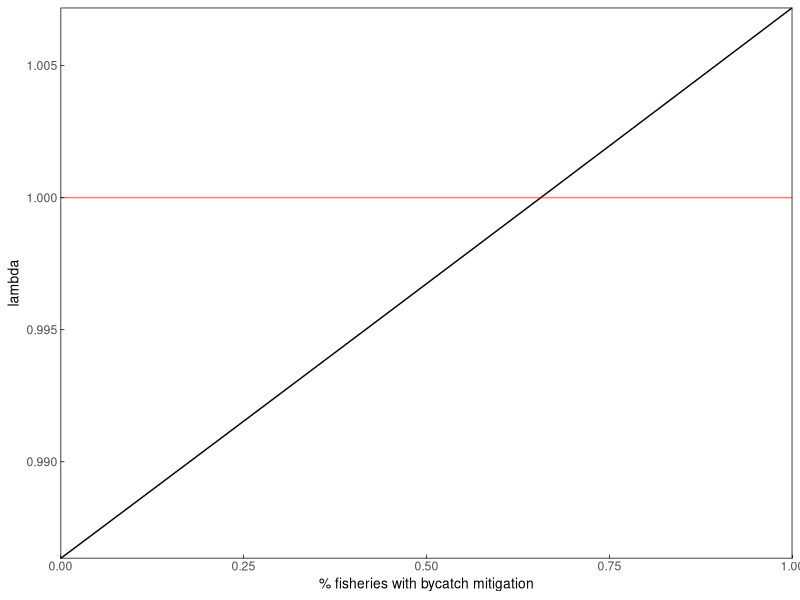
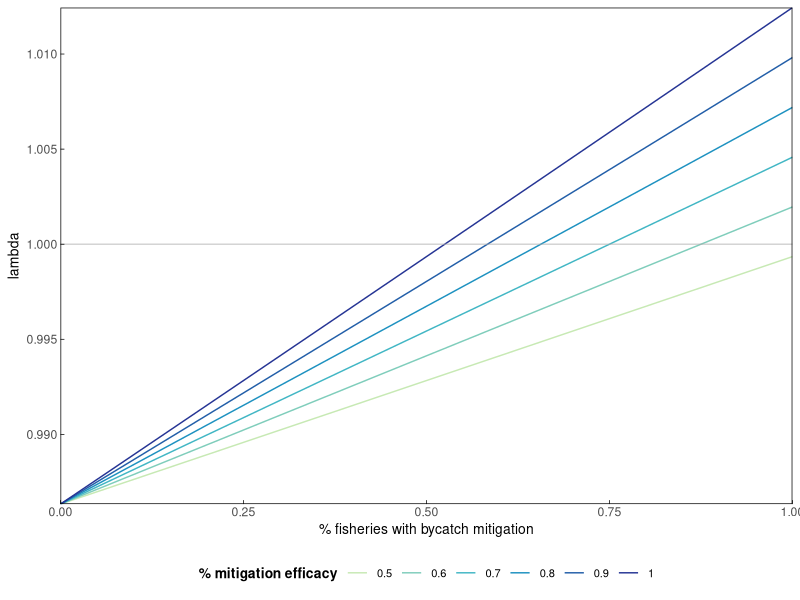
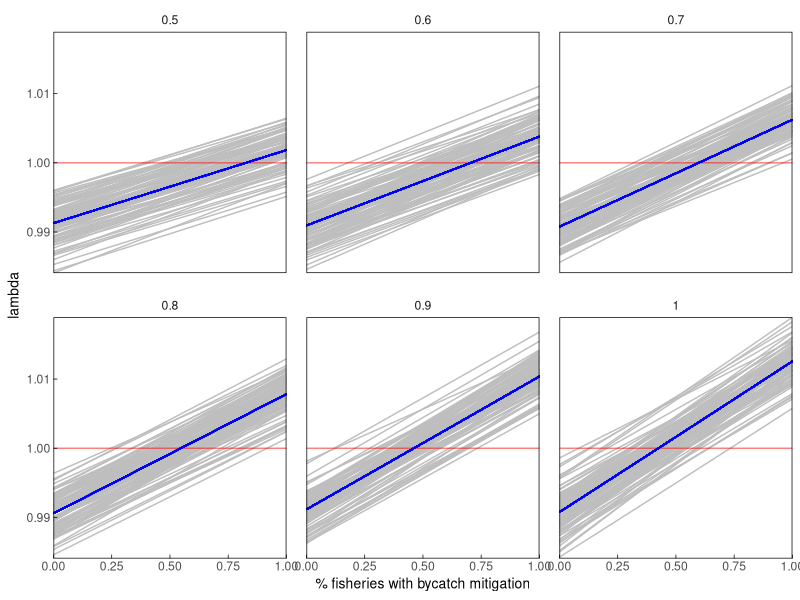
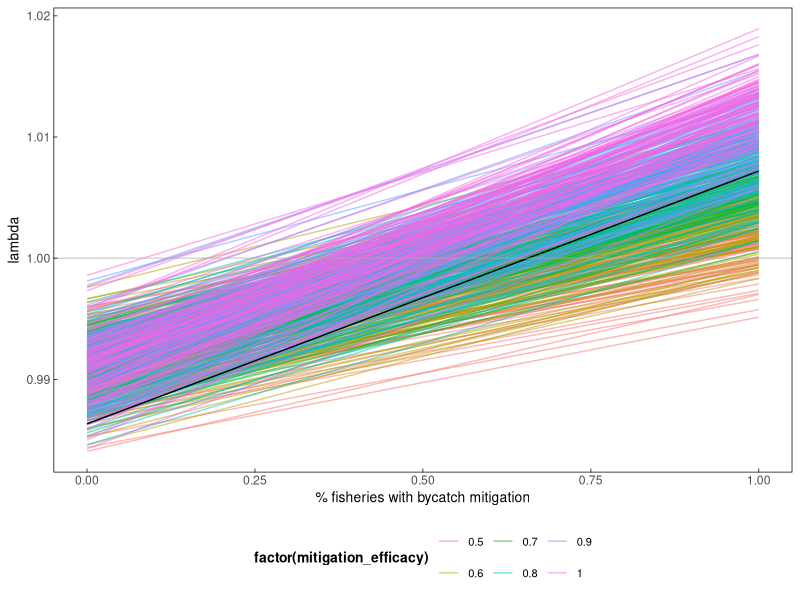

The R script that drew these images, in order:
## ---- chunk 1
library(here)
library(tidyverse)
library(RColorBrewer)

#set up various plotting themes
themeo <-theme_classic()+
  theme(strip.background = element_blank(),
        panel.grid.major = element_line(colour = "transparent"), 
        panel.grid.minor = element_line(colour = "transparent"),
        axis.line = element_blank(),
        axis.title = element_text(color = "black", size = 10),
          axis.ticks.length=unit(-0.1, "cm"),
        axis.ticks = element_line(color = "black", size = .25),
        axis.ticks.x = element_line(color = "black"),
        axis.ticks.y = element_line(color = "black"),
        panel.border = element_rect(colour = "black", fill=NA, size=.5),
        panel.spacing = unit(1, "lines"),
        legend.position = "bottom",
        legend.title = element_text(colour = "black", size = 10, face = "bold"),
        legend.text = element_text(color = "black", size =8)) #default legend position
## ---- chunk 2
#survival rates - drawn from Weimerskirch 1998
s_c <- 0.64 #chick+ fledgling survival year 0-1
s_cc <- 0.7244736 #conditional chick survival (disregarding parental survival)
s_j <- 0.85 #juvenile survival year 1-3
s_i <- 0.92 #immature survival year 3-7
s_s <- 0.94 #subadult survival year 7-10
s_a <- 0.94 #adult survival year 10+
#males show senescence but femailes don't, so not including it here, though perhaps I should since it impacts breeding success?

#fecundity building blocks
#breeding success - drawn from Weimerskirch 1998 &Rackete 2021
bs_a <- 0.76 #adult breeding success

#breeding probability (biennial breeders) - adult rate drawn from Rackete 2021, subadult downscaled slightly from that
bp_a <- 0.45 #adult breeding probablity (biennial breeding, most breeding by age 10)

c <- 0.5# # of female chicks per year

#fecundity 
f_a <- bs_a*bp_a*c
  
#add widowing
#assume 25% prob year1 -> 100% prob year 4?
#Sun et al 2022 - takes 4 years to reach next breeding attempt, breeding prob with new mate after widowhood = ~0.25 (fig5)
w <- 0.25
w4 <- 1
## ---- chunk 3
#set up age-based matrix based on vital rates

#Age classes (years)  0-1        1-2    2-3    3-4    4-5    5-6    6-7    7-8   8-9     9-10     10+         nw,        w1,             w2,              w3,             w4 
m <- matrix(data = c(0,          0,    0,      0,     0,     0,     0,     0,      0,      0,       s_a*f_a,    s_a*f_a,    s_a*f_a*w,    s_a*f_a*w,     s_a*f_a*w,     s_a*f_a*w4,      #0-1
                    s_cc*(s_a^2),0,    0,      0,     0,     0,     0,     0,      0,      0,       0,          0,          0,             0,              0,              0,              #1-2
                    0,           s_j,  0,      0,     0,     0,     0,     0,      0,      0,       0,          0,          0,             0,              0,              0,              #2-3
                    0,           0,    s_j,    0,     0,     0,     0,     0,      0,      0,       0,          0,          0,             0,              0,              0,              #3-4
                    0,           0,    0,      s_i,   0,     0,     0,     0,      0,      0,       0,          0,          0,             0,              0,              0,              #4-5
                    0,           0,    0,      0,     s_i,   0,     0,     0,      0,      0,       0,          0,          0,             0,              0,              0,              #5-6
                    0,           0,    0,      0,     0,     s_i,   0,     0,      0,      0,       0,          0,          0,             0,              0,              0,              #6-7
                    0,           0,    0,      0,     0,     0,     s_i,   0,      0,      0,       0,          0,          0,             0,              0,              0,              #7-8
                    0,           0,    0,      0,     0,     0,     0,     s_s,    0,      0,       0,          0,          0,             0,              0,              0,              #8-9
                    0,           0,    0,      0,     0,     0,     0,     0,      s_s,    0,       0,          0,          0,             0,              0,              0,              #9-10
                    0,           0,    0,      0,     0,     0,     0,     0,      0,      s_s,     0,          0,          0,             0,              0,              0,              #10
                    0,           0,    0,      0,     0,     0,     0,     0,      0,      0,       s_a*s_a,    s_a*s_a,    s_a*s_a*w,     s_a*s_a*w,      s_a*s_a*w,      s_a*s_a*w4,     #nw
                    0,           0,    0,      0,     0,     0,     0,     0,      0,      0,       s_a*(1-s_a),s_a*(1-s_a),s_a*(1-s_a)*w, s_a*(1-s_a)*w,  s_a*(1-s_a)*w,  s_a*(1-s_a)*w4, #w1
                    0,           0,    0,      0,     0,     0,     0,     0,      0,      0,       0,          0,          s_a*(1-w),     0,              0,              0,              #w2 
                    0,           0,    0,      0,     0,     0,     0,     0,      0,      0,       0,          0,          0,             s_a*(1-w),      0,              0,              #w3 
                    0,           0,    0,      0,     0,     0,     0,     0,      0,      0,       0,          0,          0,             0,              s_a*(1-w),      0),             #w4 
                   nrow = 16, byrow = TRUE) 
m
## ---- chunk 4
# #set up age-based matrix based on vital rates
# 
# #Age classes (years)  0-1        1-2    2-3    3-4    4-5    5-6    6-7    7-8   8-9     9-10     nw,        w1,             w2,              w3,             w4 
# m <- matrix(data = c(0,          0,    0,      0,     0,     0,     0,     0,      0,      0,     s_a*f_a,    s_a*f_a*w,    s_a*f_a*w,     s_a*f_a*w,     s_a*f_a*w4,        #0-1
#                     s_cc*(s_a^2),0,    0,      0,     0,     0,     0,     0,      0,      0,     0,          0,             0,              0,              0,              #1-2
#                     0,           s_j,  0,      0,     0,     0,     0,     0,      0,      0,     0,          0,             0,              0,              0,              #2-3
#                     0,           0,    s_j,    0,     0,     0,     0,     0,      0,      0,     0,          0,             0,              0,              0,              #3-4
#                     0,           0,    0,      s_i,   0,     0,     0,     0,      0,      0,     0,          0,             0,              0,              0,              #4-5
#                     0,           0,    0,      0,     s_i,   0,     0,     0,      0,      0,     0,          0,             0,              0,              0,              #5-6
#                     0,           0,    0,      0,     0,     s_i,   0,     0,      0,      0,     0,          0,             0,              0,              0,              #6-7
#                     0,           0,    0,      0,     0,     0,     s_i,   0,      0,      0,     0,          0,             0,              0,              0,              #7-8
#                     0,           0,    0,      0,     0,     0,     0,     s_s,    0,      0,     0,          0,             0,              0,              0,              #8-9
#                     0,           0,    0,      0,     0,     0,     0,     0,      s_s,    0,     0,          0,             0,              0,              0,              #9-10
#                     0,           0,    0,      0,     0,     0,     0,     0,      0,      s_s,   s_a*s_a,    s_a*s_a*w,     s_a*s_a*w,      s_a*s_a*w,      s_a*s_a*w4,     #nw
#                     0,           0,    0,      0,     0,     0,     0,     0,      0,      0,     s_a*(1-s_a),s_a*(1-s_a)*w, s_a*(1-s_a)*w,  s_a*(1-s_a)*w,  s_a*(1-s_a)*w4, #w1
#                     0,           0,    0,      0,     0,     0,     0,     0,      0,      0,     0,          s_a*(1-w),     0,              0,              0,              #w2 
#                     0,           0,    0,      0,     0,     0,     0,     0,      0,      0,     0,          0,             s_a*(1-w),      0,              0,              #w3 
#                     0,           0,    0,      0,     0,     0,     0,     0,      0,      0,     0,          0,             0,              s_a*(1-w),      0),             #w4 
#                    nrow = 15, byrow = TRUE) 
# m
## ---- chunk 5
#deterministic growth rate (lambda)
#extract eigenvalues and lambda from the matrix 
m_eig <- eigen(m)
lambda <- as.numeric(m_eig$values[1])
lambda # this matches the ideal population growth rate in the table

#Stable state distribution
#extract and scale the right eigenvector 
SSD <- round(as.numeric(m_eig$vectors[,1]/sum(m_eig$vectors[,1])),3)
SSD

#extract reproductive values
RV <- as.numeric(eigen(t(m))$vectors[,1]/eigen(t(m))$vectors[1,1])
RV
## ---- chunk 6
#bycatch mortality rates
# ~25 - 35% of mortality has been attributed to bycatch (Cleeland et al 2021), 
# so I calculated the baseline mortality and divided by 4 (testing 33% now - /3)
m_j <- (1-s_j)/3 
m_i <- (1-s_i)/3
m_s <- (1-s_s)/3
m_a <- (1-s_a)/3

mitigation_eff <- 0.8
## ---- chunk 7
bycatch_reductions <- data.frame(reduction = seq(0, 1, by =0.01),
                        lambda = NA)

for(i in 1:nrow(bycatch_reductions)){
  
  n_s_j <- 1-((m_j*(1-(mitigation_eff*bycatch_reductions$reduction[i])))+(m_j*2))
  n_s_i <- 1-((m_i*(1-(mitigation_eff*bycatch_reductions$reduction[i])))+(m_i*2))
  n_s_s <- 1-((m_s*(1-(mitigation_eff*bycatch_reductions$reduction[i])))+(m_s*2))
  n_s_a <- 1-((m_a*(1-(mitigation_eff*bycatch_reductions$reduction[i])))+(m_s*2))
  
  #Age classes (years)  0-1           1-2    2-3     3-4    4-5    5-6    6-7    7-8    8-9    9-10   10+              nw,              w1,                w2,                 w3,                 w4 
  n_m <- matrix(data = c(0,           0,     0,      0,     0,     0,     0,     0,     0,     0,     n_s_a*f_a,       n_s_a*f_a,       n_s_a*f_a*w,      n_s_a*f_a*w,       n_s_a*f_a*w,       n_s_a*f_a*1,        #0-1
                       s_cc*(n_s_a^2),0,     0,      0,     0,     0,     0,     0,     0,     0,     0,               0,               0,                 0,                  0,                  0,                  #1-2
                       0,             n_s_j, 0,      0,     0,     0,     0,     0,     0,     0,     0,               0,               0,                 0,                  0,                  0,                  #2-3
                       0,             0,     n_s_j,  0,     0,     0,     0,     0,     0,     0,     0,               0,               0,                 0,                  0,                  0,                  #3-4
                       0,             0,     0,      n_s_i, 0,     0,     0,     0,     0,     0,     0,               0,               0,                 0,                  0,                  0,                  #4-5
                       0,             0,     0,      0,     n_s_i, 0,     0,     0,     0,     0,     0,               0,               0,                 0,                  0,                  0,                  #5-6
                       0,             0,     0,      0,     0,     n_s_i, 0,     0,     0,     0,     0,               0,               0,                 0,                  0,                  0,                  #6-7
                       0,             0,     0,      0,     0,     0,     n_s_i, 0,     0,     0,     0,               0,               0,                 0,                  0,                  0,                  #7-8
                       0,             0,     0,      0,     0,     0,     0,     n_s_s, 0,     0,     0,               0,               0,                 0,                  0,                  0,                  #8-9
                       0,             0,     0,      0,     0,     0,     0,     0,     n_s_s, 0,     0,               0,               0,                 0,                  0,                  0,                  #9-10
                       0,             0,     0,      0,     0,     0,     0,     0,     0,     n_s_s, 0,               0,               0,                 0,                  0,                  0,                  #10
                       0,             0,     0,      0,     0,     0,     0,     0,     0,     0,     n_s_a*n_s_a,     n_s_a*n_s_a,     n_s_a*n_s_a*w,     n_s_a*n_s_a*w,      n_s_a*n_s_a*w,      n_s_a*n_s_a*w4,     #nw
                       0,             0,     0,      0,     0,     0,     0,     0,     0,     0,     n_s_a*(1-n_s_a), n_s_a*(1-n_s_a), n_s_a*(1-n_s_a)*w, n_s_a*(1-n_s_a)*w,  n_s_a*(1-n_s_a)*w,  n_s_a*(1-n_s_a)*w4, #w1
                       0,             0,     0,      0,     0,     0,     0,     0,     0,     0,     0,               0,               n_s_a*(1-w),       0,                  0,                  0,                  #w2 
                       0,             0,     0,      0,     0,     0,     0,     0,     0,     0,     0,               0,               0,                 n_s_a*(1-w),        0,                  0,                  #w3 
                       0,             0,     0,      0,     0,     0,     0,     0,     0,     0,     0,               0,               0,                 0,                  n_s_a*(1-w),        0),                 #w4 
                      nrow = 16, byrow = TRUE) 
  
  #extract eigenvalues and lambda from the matrix 
  n_m_eig <- eigen(n_m)
  lambda_n <- as.numeric(n_m_eig$values[1])
  bycatch_reductions$lambda[i] <- lambda_n # this matches the ideal population growth rate in the table

}
## ---- chunk 8
ggplot(bycatch_reductions)+
  geom_line(aes(x=reduction, y=as.numeric(lambda)))+
   geom_hline(aes(yintercept = 1), color = "red", alpha =0.5)+ 
  # geom_vline(aes(xintercept = 0.66), color = "red", alpha =0.5)+
  #  geom_vline(aes(xintercept = 0.33), color = "red", alpha =0.5)+
 labs(x="% fisheries with bycatch mitigation", y="lambda")+
  themeo+
  coord_cartesian(expand=FALSE)
## ---- chunk 9
bycatch_reductions2 <- seq(0, 1, by =0.01)
# mitigation_eff_range <- seq(0.45,0.95, by  = 0.01)
mitigation_eff_range <- seq(0.5,1, by  = 0.1)
output <- matrix(nrow = length(bycatch_reductions2), ncol = length(mitigation_eff_range)) %>% as.data.frame() 

for(k in 1:length(mitigation_eff_range)){
  mit_eff <- mitigation_eff_range[k]
  
  for(i in 1:length(bycatch_reductions2)){
  
  n_s_j <- 1-((m_j*(1-(mit_eff*bycatch_reductions2[i])))+(m_j*2))
  n_s_i <- 1-((m_i*(1-(mit_eff*bycatch_reductions2[i])))+(m_i*2))
  n_s_s <- 1-((m_s*(1-(mit_eff*bycatch_reductions2[i])))+(m_s*2))
  n_s_a <- 1-((m_a*(1-(mit_eff*bycatch_reductions2[i])))+(m_s*2))
  
  #Age classes (years)  0-1           1-2    2-3     3-4    4-5    5-6    6-7    7-8    8-9    9-10   10+              nw,              w1,                w2,                 w3,                 w4 
  n_m <- matrix(data = c(0,           0,     0,      0,     0,     0,     0,     0,     0,     0,     n_s_a*f_a,       n_s_a*f_a,       n_s_a*f_a*w,      n_s_a*f_a*w,       n_s_a*f_a*w,       n_s_a*f_a*w4,        #0-1
                       s_cc*(n_s_a^2),0,     0,      0,     0,     0,     0,     0,     0,     0,     0,               0,               0,                 0,                  0,                  0,               #1-2
                       0,             n_s_j, 0,      0,     0,     0,     0,     0,     0,     0,     0,               0,               0,                 0,                  0,                  0,                  #2-3
                       0,             0,     n_s_j,  0,     0,     0,     0,     0,     0,     0,     0,               0,               0,                 0,                  0,                  0,                  #3-4
                       0,             0,     0,      n_s_i, 0,     0,     0,     0,     0,     0,     0,               0,               0,                 0,                  0,                  0,                  #4-5
                       0,             0,     0,      0,     n_s_i, 0,     0,     0,     0,     0,     0,               0,               0,                 0,                  0,                  0,                  #5-6
                       0,             0,     0,      0,     0,     n_s_i, 0,     0,     0,     0,     0,               0,               0,                 0,                  0,                  0,                  #6-7
                       0,             0,     0,      0,     0,     0,     n_s_i, 0,     0,     0,     0,               0,               0,                 0,                  0,                  0,                  #7-8
                       0,             0,     0,      0,     0,     0,     0,     n_s_s, 0,     0,     0,               0,               0,                 0,                  0,                  0,                  #8-9
                       0,             0,     0,      0,     0,     0,     0,     0,     n_s_s, 0,     0,               0,               0,                 0,                  0,                  0,                  #9-10
                       0,             0,     0,      0,     0,     0,     0,     0,     0,     n_s_s, 0,               0,               0,                 0,                  0,                  0,                  #10
                       0,             0,     0,      0,     0,     0,     0,     0,     0,     0,     n_s_a*n_s_a,     n_s_a*n_s_a,     n_s_a*n_s_a*w,     n_s_a*n_s_a*w,      n_s_a*n_s_a*w,      n_s_a*n_s_a*w4,     #nw
                       0,             0,     0,      0,     0,     0,     0,     0,     0,     0,     n_s_a*(1-n_s_a), n_s_a*(1-n_s_a), n_s_a*(1-n_s_a)*w, n_s_a*(1-n_s_a)*w,  n_s_a*(1-n_s_a)*w,  n_s_a*(1-n_s_a)*w4, #w1
                       0,             0,     0,      0,     0,     0,     0,     0,     0,     0,     0,               0,               n_s_a*(1-w),       0,                  0,                  0,                  #w2 
                       0,             0,     0,      0,     0,     0,     0,     0,     0,     0,     0,               0,               0,                 n_s_a*(1-w),        0,                  0,                  #w3 
                       0,             0,     0,      0,     0,     0,     0,     0,     0,     0,     0,               0,               0,                 0,                  n_s_a*(1-w),        0),                 #w4 
                      nrow = 16, byrow = TRUE) 
  
  #extract eigenvalues and lambda from the matrix 
  n_m_eig <- eigen(n_m)
  lambda_n <- as.numeric(n_m_eig$values[1])
  output[i,k] <- lambda_n # this matches the ideal population growth rate in the table

}
}

## ---- chunk 10

# oldnames = c("V1","V2","V3","V4" ,"V5" , "V6" , "V7"  ,"V8" , "V9" , "V10", "V11" ,"V12", "V13" ,"V14" ,"V15" ,"V16" ,"V17" ,"V18" ,"V19" ,"V20" ,"V21" ,"V22" ,"V23", "V24" ,"V25", "V26" ,"V27" ,"V28" ,"V29", "V30" ,"V31" ,"V32", "V33", "V34", "V35" ,"V36", "V37", "V38", "V39" ,"V40" ,"V41" ,"V42" ,"V43", "V44" ,"V45" ,"V46" ,"V47" ,"V48", "V49", "V50" ,"V51")
# newnames = c("0.45", "0.46", "0.47", "0.48", "0.49", "0.50", "0.51" ,"0.52" ,"0.53" ,"0.54" ,"0.55", "0.56" ,"0.57" ,"0.58" ,"0.59" ,"0.60" ,"0.61", "0.62", "0.63" ,"0.64" ,"0.65" ,"0.66" ,"0.67" ,"0.68" ,"0.69" ,"0.70", "0.71" ,"0.72", "0.73", "0.74", "0.75" ,"0.76" ,"0.77" ,"0.78" ,"0.79", "0.80" ,"0.81" ,"0.82" ,"0.83" ,"0.84", "0.85", "0.86", "0.87", "0.88" ,"0.89", "0.90", "0.91" ,"0.92", "0.93", "0.94" ,"0.95")

oldnames = c("V1","V2","V3","V4" ,"V5", "V6")
newnames = c("0.5", "0.6", "0.7", "0.8", "0.9", "1")

output<- output %>% 
  rename_with(~ newnames[which(oldnames == .x)], .cols = oldnames)

output$bycatch_reductions <- bycatch_reductions2

output_l <- output %>% 
  pivot_longer(cols = !bycatch_reductions,names_to = "mit_eff", values_to = "lambda")

output_l$mit_eff <- as.numeric(output_l$mit_eff)
## ---- chunk 11
ggplot(output_l)+
  geom_line(aes(x=bycatch_reductions, y=lambda, group = factor(mit_eff), color = factor(mit_eff)))+
   geom_hline(aes(yintercept = 1), color = "darkgrey", alpha =0.5)+ 
  # geom_vline(aes(xintercept = 0.66), color = "red", alpha =0.5)+
  #  geom_vline(aes(xintercept = 0.33), color = "red", alpha =0.5)+
  labs(x="% fisheries with bycatch mitigation", y="lambda", color = "% mitigation efficacy")+
  themeo+
  guides(colour = guide_legend(nrow = 1))+
  coord_cartesian(expand=FALSE)+
  scale_color_manual(values=c("#c7e9b4", "#7fcdbb", "#41b6c4", "#1d91c0", "#225ea8", "#253494"))
## ---- chunk 12
#set mean, CI for each vital rate, use these to pull VR rates within beta distribution
#s_c2
s_c2mean <-0.64
s_c2upper_CI <- 0.65
s_c2lower_CI <- 0.63
  
s_c2SE <- (s_c2upper_CI - s_c2lower_CI) / 3.92

s_c2var <- s_c2SE^2

s_c2alpha = s_c2mean * ((1 - s_c2mean) / s_c2var - 1 / s_c2mean)
s_c2beta = (1 - s_c2mean) * ((1 -s_c2mean) /s_c2var - 1 / (1 - s_c2mean))

#s_j2
s_j2mean <-0.825
s_j2upper_CI <- 0.85
s_j2lower_CI <- 0.8
  
s_j2SE <- (s_j2upper_CI - s_j2lower_CI) / 3.92

s_j2var <- s_j2SE^2

s_j2alpha = s_j2mean * ((1 - s_j2mean) / s_j2var - 1 / s_j2mean)
s_j2beta = (1 - s_j2mean) * ((1 -s_j2mean) /s_j2var - 1 / (1 - s_j2mean))

# s_i2
 s_i2mean <-0.925
 s_i2upper_CI <- 0.94
 s_i2lower_CI <- 0.91
  
 s_i2SE <- ( s_i2upper_CI -  s_i2lower_CI) / 3.92

 s_i2var <-  s_i2SE^2

 s_i2alpha =  s_i2mean * ((1 -  s_i2mean) /  s_i2var - 1 /  s_i2mean)
 s_i2beta = (1 -  s_i2mean) * ((1 - s_i2mean) / s_i2var - 1 / (1 -  s_i2mean))
 
# s_s2
 s_s2mean <-0.944
 s_s2upper_CI <- 0.95
 s_s2lower_CI <- 0.94
  
 s_s2SE <- ( s_s2upper_CI -  s_s2lower_CI) / 3.92

 s_s2var <-  s_s2SE^2

 s_s2alpha =  s_s2mean * ((1 -  s_s2mean) /  s_s2var - 1 /  s_s2mean)
 s_s2beta = (1 -  s_s2mean) * ((1 - s_s2mean) / s_s2var - 1 / (1 -  s_s2mean))
 
 # s_a2
 s_a2mean <-0.945
 s_a2upper_CI <- 0.95
 s_a2lower_CI <- 0.94
  
 s_a2SE <- ( s_a2upper_CI -  s_a2lower_CI) / 3.92

 s_a2var <-  s_a2SE^2

 s_a2alpha =  s_a2mean * ((1 -  s_a2mean) /  s_a2var - 1 /  s_a2mean)
 s_a2beta = (1 -  s_a2mean) * ((1 - s_a2mean) / s_a2var - 1 / (1 -  s_a2mean))

 
  # bs_a2
 bs_a2mean <-0.74
 bs_a2upper_CI <- 0.8
 bs_a2lower_CI <- 0.68
  
 bs_a2SE <- ( bs_a2upper_CI -  bs_a2lower_CI) / 3.92

 bs_a2var <-  bs_a2SE^2

 bs_a2alpha =  bs_a2mean * ((1 -  bs_a2mean) /  bs_a2var - 1 /  bs_a2mean)
 bs_a2beta = (1 -  bs_a2mean) * ((1 - bs_a2mean) / bs_a2var - 1 / (1 -  bs_a2mean))
 
 
   # bp_a2
 bp_a2mean <-0.55
 bp_a2upper_CI <- 0.7
 bp_a2lower_CI <- 0.4
  
 bp_a2SE <- ( bp_a2upper_CI -  bp_a2lower_CI) / 3.92

 bp_a2var <-  bp_a2SE^2

 bp_a2alpha =  bp_a2mean * ((1 -  bp_a2mean) /  bp_a2var - 1 /  bp_a2mean)
 bp_a2beta = (1 -  bp_a2mean) * ((1 - bp_a2mean) / bp_a2var - 1 / (1 -  bp_a2mean))

## ---- chunk 13
#full_output = matrix(nrow = length(bycatch_reductions2)*length(mitigation_eff_range), ncol = length(sims)) %>% as.data.frame() 
full_output <- vector("list", 6)
bycatch_reductions2 <- seq(0, 1, by =0.01)
mitigation_eff_range <- seq(0.5,1, by  = 0.1)
sims = 1:100

for(k in 1:length(mitigation_eff_range)){
  mit_eff <- mitigation_eff_range[k]
  
  output2 <- matrix(nrow = length(bycatch_reductions2), ncol = length(sims)) %>% as.data.frame() 
  
for(j in 1:length(sims)){
    
    s_c2 <- random_values <- rbeta(n = 1, shape1 = s_c2alpha, shape2 = s_c2beta) #chick+ fledgling survival year 0-1 - 0.64 
    s_j2 <- random_values <- rbeta(n = 1, shape1 = s_j2alpha, shape2 = s_j2beta)#juvenile survival year 1-3 -  0.8 
    s_i2 <- random_values <- rbeta(n = 1, shape1 = s_i2alpha, shape2 = s_i2beta) #immature survival year 3-7 -  0.92
    s_s2 <- random_values <- rbeta(n = 1, shape1 = s_s2alpha, shape2 = s_s2beta) #subadult survival year 7-10 - 0.94
    s_a2 <- random_values <- rbeta(n = 1, shape1 = s_a2alpha, shape2 = s_a2beta) #adult survival year 10+ - 0.94

    bs_a2 <- random_values <- rbeta(n = 1, shape1 = bs_a2alpha, shape2 = bs_a2beta) #adult breeding success - 0.8 
    bp_a2 <- random_values <- rbeta(n = 1, shape1 = bp_a2alpha, shape2 = bp_a2beta)  #adult breeding probablity (biennial breeding, most breeding by age 10) - 0.45
    c2 <- 0.5# # of female chicks per year
    f_a2 <- bs_a*bp_a*c #fecundity
  
    w2 <- sample(seq(0.4,0.5, by =0.01), size=1, replace = TRUE)
    w42 <- 1
    
    which1 <- as.numeric(sample(c(3,4), size=1, replace = TRUE))  #select whether to partition mortality into 3 sections (33% = bycatch) or 4 (25%=bycatch)
    m_j2 <- (1-s_j2)/which1 # divide total moratlity by 3 or 4 to get bycatch mortality
    o_m_j2 <- m_j2*(which1-1) #multiply bycatch by 1-(3 or 4) to get non-bycatch mortality

    which2 <- as.numeric(sample(c(3,4), size=1, replace = TRUE))
    m_i2 <- (1-s_i2)/which2
    o_m_i2 <- m_i2*(which2-1)

    which3 <- as.numeric(sample(c(3,4), size=1, replace = TRUE))
    m_s2 <- (1-s_s2)/which3
    o_m_s2 <- m_s2*(which3-1)

    which4 <- as.numeric(sample(c(3,4), size=1, replace = TRUE))
    m_a2 <- (1-s_a2)/which4
    o_m_a2 <- m_a2*(which4-1)
    
    
for(i in 1:length(bycatch_reductions2)){
  
  #calculate new survival rates = 1-(bycatch mortality*(1-efficacy of intervention action * proportion of fishery implementing intervention actions))+mortality remainder)
  n_s_j2 <- 1-((m_j2*(1-(mit_eff*bycatch_reductions2[i])))+(o_m_j2))
  n_s_i2 <- 1-((m_i2*(1-(mit_eff*bycatch_reductions2[i])))+(o_m_i2))
  n_s_s2 <- 1-((m_s2*(1-(mit_eff*bycatch_reductions2[i])))+(o_m_s2))
  n_s_a2 <- 1-((m_a2*(1-(mit_eff*bycatch_reductions2[i])))+(o_m_a2))
  
  #Age classes (years)  0-1             1-2    2-3    3-4    4-5    5-6    6-7    7-8    8-9    9-10   10+               nw,               w1,                  w2,                  w3,                  w4 
  n_m2 <- matrix(data=c(0,              0,     0,     0,     0,     0,     0,     0,     0,     0,     n_s_a2*f_a2,      n_s_a2*f_a2,      n_s_a2*f_a2*w2,      n_s_a2*f_a2*w2,      n_s_a2*f_a2*w2,      n_s_a2*f_a2*w42,      #0-1
                        s_cc*(n_s_a2^2),0,     0,     0,     0,     0,     0,     0,     0,     0,     0,                0,                0,                   0,                   0,                   0,                    #1-2
                        0,              n_s_j2,0,     0,     0,     0,     0,     0,     0,     0,     0,                0,                0,                   0,                   0,                   0,                    #2-3
                        0,              0,     n_s_j2,0,     0,     0,     0,     0,     0,     0,     0,                0,                0,                   0,                   0,                   0,                    #3-4
                        0,              0,     0,     n_s_i2,0,     0,     0,     0,     0,     0,     0,                0,                0,                   0,                   0,                   0,                    #4-5
                        0,              0,     0,     0,     n_s_i2,0,     0,     0,     0,     0,     0,                0,                0,                   0,                   0,                   0,                    #5-6
                        0,              0,     0,     0,     0,     n_s_i2,0,     0,     0,     0,     0,                0,                0,                   0,                   0,                   0,                    #6-7
                        0,              0,     0,     0,     0,     0,     n_s_i2,0,     0,     0,     0,                0,                0,                   0,                   0,                   0,                    #7-8
                        0,              0,     0,     0,     0,     0,     0,     n_s_s2,0,     0,     0,                0,                0,                   0,                   0,                   0,                    #8-9
                        0,              0,     0,     0,     0,     0,     0,     0,     n_s_s2,0,     0,                0,                0,                   0,                   0,                   0,                   #9-10
                        0,              0,     0,     0,     0,     0,     0,     0,     0,     n_s_s2,0,                0,                0,                   0,                   0,                   0,                    #10
                        0,              0,     0,     0,     0,     0,     0,     0,     0,     0,     n_s_a2*n_s_a2,    n_s_a2*n_s_a2,    n_s_a2*n_s_a2*w2,    n_s_a2*n_s_a2*w2,    n_s_a2*n_s_a2*w2,    n_s_a2*n_s_a2*w42,    #nw
                        0,              0,     0,     0,     0,     0,     0,     0,     0,     0,     n_s_a2*(1-n_s_a2),n_s_a2*(1-n_s_a2),n_s_a2*(1-n_s_a2)*w2,n_s_a2*(1-n_s_a2)*w2,n_s_a2*(1-n_s_a2)*w2,n_s_a2*(1-n_s_a2)*w42,#w1
                        0,              0,     0,     0,     0,     0,     0,     0,     0,     0,     0,                0,                n_s_a2*(1-w2),       0,                   0,                   0,                    #w2 
                        0,              0,     0,     0,     0,     0,     0,     0,     0,     0,     0,                0,                0,                   n_s_a2*(1-w2),       0,                   0,                    #w3 
                        0,              0,     0,     0,     0,     0,     0,     0,     0,     0,     0,                0,                0,                   0,                   n_s_a2*(1-w2),       0),                   #w4 
                       nrow = 16, byrow = TRUE) 
  
  #extract eigenvalues and lambda from the matrix 
  n_m_eig2 <- eigen(n_m2)
  lambda_n2 <- as.numeric(n_m_eig2$values[1])
  output2[i,j] <- lambda_n2 # this matches the ideal population growth rate in the table
  output2 <- as.data.frame(output2)
  output2$mitigation_efficacy <- mit_eff
  output2$bycatch_reduction <- bycatch_reductions2
    
 full_output[[k]] <- output2

}
}
}

full_output[[1]]

# sim_results <- full_output[[1]]
# sim_results$quantile5 <-  apply(sim_results[1:100], 1, quantile, (probs =c(0.05)))
# sim_results$quantile95 <-  apply(sim_results[1:100], 1, quantile, (probs =c(0.95)))
## ---- chunk 14
mitigation_eff_range #0.5 0.6 0.7 0.8 0.9 1.0

mit05_l <- full_output[[1]] %>% 
  pivot_longer(cols = starts_with("V"), names_to = "simrun", values_to = "lambda")
mit06_l <- full_output[[2]] %>% 
  pivot_longer(cols = starts_with("V"), names_to = "simrun", values_to = "lambda")
mit07_l <- full_output[[3]] %>% 
  pivot_longer(cols = starts_with("V"), names_to = "simrun", values_to = "lambda")
mit08_l <- full_output[[4]] %>% 
  pivot_longer(cols = starts_with("V"), names_to = "simrun", values_to = "lambda")
mit09_l <- full_output[[5]] %>% 
  pivot_longer(cols = starts_with("V"), names_to = "simrun", values_to = "lambda")
mit1_l <- full_output[[6]] %>% 
  pivot_longer(cols = starts_with("V"), names_to = "simrun", values_to = "lambda")

fulldat <- rbind(mit05_l,mit06_l,mit07_l,mit08_l,mit09_l,mit1_l)
fulldat$mitsim <- paste(fulldat$mitigation_efficacy, fulldat$simrun)

mit05 <- full_output[[1]] 
mit06 <- full_output[[2]] 
mit07 <- full_output[[3]] 
mit08 <- full_output[[4]] 
mit09 <- full_output[[5]] 
mit1 <- full_output[[6]] 

full_dat_w <- rbind(mit05,mit06,mit07,mit08,mit09,mit1)
full_dat_w$quantile5 <-  apply(full_dat_w[1:100], 1, quantile, (probs =c(0.05)))
full_dat_w$quantile95 <-  apply(full_dat_w[1:100], 1, quantile, (probs =c(0.95)))
full_dat_w$mitsim <- paste(full_dat_w$mitigation_efficacy, full_dat_w$simrun)

## ---- chunk 15

output_l$mitigation_efficacy <- output_l$mit_eff
fulldat <- fulldat %>% group_by(mitigation_efficacy, bycatch_reduction) %>% mutate(mean_lambda = mean(lambda)) %>% ungroup()

ggplot(fulldat)+
  geom_line(aes(x=bycatch_reduction, y=lambda, group = simrun), color = "grey")+
  #geom_line(data = output_l, aes(x=bycatch_reductions, y=lambda))+
   geom_hline(aes(yintercept = 1), color = "red", alpha =0.5)+ 
      geom_line(aes(x=bycatch_reduction, y=mean_lambda, group = simrun), color = "blue")+
  # geom_vline(aes(xintercept = 0.66), color = "red", alpha =0.5)+
  #  geom_vline(aes(xintercept = 0.33), color = "red", alpha =0.5)+
  labs(x="% fisheries with bycatch mitigation", y="lambda")+
  facet_wrap(~mitigation_efficacy)+
  themeo+
  coord_cartesian(expand=FALSE)


## ---- chunk 16
fig2_widowing <- ggplot(full_dat_w)+
  geom_line(aes(x=bycatch_reduction, y=quantile5), color = "grey")+
   geom_line(aes(x=bycatch_reduction, y=quantile95), color = "grey")+
     geom_ribbon(aes(x=bycatch_reduction, ymin=quantile5, ymax=quantile95), color = "lightgrey", alpha =0.25)+
  geom_line(data = fulldat, aes(x=bycatch_reduction, y=mean_lambda, group = simrun), color = "blue")+
  #  geom_line(data = output_l, aes(x=bycatch_reductions, y=lambda))+
   geom_hline(aes(yintercept = 1), color = "red", alpha =0.5)+ 
  # geom_vline(aes(xintercept = 0.66), color = "red", alpha =0.5)+
  #  geom_vline(aes(xintercept = 0.33), color = "red", alpha =0.5)+
  labs(x="% fisheries with bycatch mitigation", y="lambda")+
  facet_wrap(~mitigation_efficacy)+
  themeo+
  coord_cartesian(expand=FALSE)

 # ggsave(fig2_widowing, path ="/Users/sarahbecker/Dropbox/CU_ENVS/Classes/Spring2022/ENVS_5100_QuantConsBiol/project/w_albatross_demo_wd", 
 #              file="fig2_widowing.png")
## ---- chunk 17
fig2_widowingb <- ggplot(full_dat_w)+
  geom_line(aes(x=bycatch_reduction, y=quantile5), color = "grey")+
   geom_line(aes(x=bycatch_reduction, y=quantile95), color = "grey")+
     geom_ribbon(aes(x=bycatch_reduction, ymin=quantile5, ymax=quantile95,color = factor(mitigation_efficacy),fill  = factor(mitigation_efficacy)), alpha =0.25)+
    #geom_line(data = output_l, aes(x=bycatch_reductions, y=lambda))+
    geom_line(data = fulldat, aes(x=bycatch_reduction, y=mean_lambda, group = simrun), color = "blue")+
   geom_hline(aes(yintercept = 1), color = "#525252", alpha =0.5)+ 
  # geom_vline(aes(xintercept = 0.66), color = "red", alpha =0.5)+
  #  geom_vline(aes(xintercept = 0.33), color = "red", alpha =0.5)+
  labs(x="% fisheries with bycatch mitigation", y="lambda", fill = "mitigation efficacy", color = "mitigation efficacy")+
   geom_vline(aes(xintercept = 0.66), color = "#a50f15", alpha =0.5)+
    # geom_vline(aes(xintercept = 0.6), color = "#a50f15", alpha =0.25)+
    # geom_vline(aes(xintercept = 0.72), color = "#a50f15", alpha =0.25)+
  facet_wrap(~mitigation_efficacy, nrow =1)+
  themeo+
  guides(colour = guide_legend(nrow = 1))+
  coord_cartesian(expand=FALSE)+
  scale_x_continuous(breaks = c(0, 0.25, 0.5, 0.75, 1), labels=(c("0", "0.25", "0.5", "0.75", "1")))+
  scale_color_manual(values=c("#c7e9b4", "#7fcdbb", "#41b6c4", "#1d91c0", "#225ea8", "#253494"))+
  scale_fill_manual(values=c("#c7e9b4", "#7fcdbb", "#41b6c4", "#1d91c0", "#225ea8", "#253494"))

 # ggsave(fig2_widowingb, path ="/Users/sarahbecker/Dropbox/CU_ENVS/Classes/Spring2022/ENVS_5100_QuantConsBiol/project/w_albatross_demo_wd", 
 #              file="fig2_widowingb.png", width = 14, height = 3.5, units = "in")
## ---- chunk 18
 fig2_widowingc <- ggplot(full_dat_w)+
  geom_line(aes(x=bycatch_reduction, y=quantile5), color = "grey")+
   geom_line(aes(x=bycatch_reduction, y=quantile95), color = "grey")+
     geom_ribbon(aes(x=bycatch_reduction, ymin=quantile5, ymax=quantile95,color = factor(mitigation_efficacy),fill  = factor(mitigation_efficacy)), alpha =0.25)+
   # geom_line(data = output_l, aes(x=bycatch_reductions, y=lambda))+
    geom_line(data = fulldat, aes(x=bycatch_reduction, y=mean_lambda, group = simrun), color = "blue")+
   geom_hline(aes(yintercept = 1), color = "#525252", alpha =0.5)+ 
  # geom_vline(aes(xintercept = 0.66), color = "red", alpha =0.5)+
  #  geom_vline(aes(xintercept = 0.33), color = "red", alpha =0.5)+
  labs(x="% fisheries with bycatch mitigation", y="lambda")+
  facet_wrap(~mitigation_efficacy, nrow = 1)+
  themeo+
  guides(colour = guide_legend(nrow = 1))+
  coord_cartesian(expand=FALSE)+
  scale_color_manual(values=c("#c7e9b4", "#7fcdbb", "#41b6c4", "#1d91c0", "#225ea8", "#253494"))+
  scale_fill_manual(values=c("#c7e9b4", "#7fcdbb", "#41b6c4", "#1d91c0", "#225ea8", "#253494"))

 # ggsave(fig2_widowingc, path ="/Users/sarahbecker/Dropbox/CU_ENVS/Classes/Spring2022/ENVS_5100_QuantConsBiol/project/w_albatross_demo_wd", 
 #              file="fig2_widowingc.png",width = 14, height = 3.5, units = "in")

## ---- chunk 19
  fig2_widowingd <- ggplot(full_dat_w)+
  geom_line(aes(x=bycatch_reduction, y=quantile5), color = "grey")+
   geom_line(aes(x=bycatch_reduction, y=quantile95), color = "grey")+
     geom_ribbon(aes(x=bycatch_reduction, ymin=quantile5, ymax=quantile95,color = factor(mitigation_efficacy),fill  = factor(mitigation_efficacy)), alpha =0.25)+
   # geom_line(data = output_l, aes(x=bycatch_reductions, y=lambda))+
    geom_line(data = fulldat, aes(x=bycatch_reduction, y=mean_lambda, group = simrun), color = "blue")+
   geom_hline(aes(yintercept = 1), color = "#525252", alpha =0.5)+ 
  # geom_vline(aes(xintercept = 0.66), color = "red", alpha =0.5)+
  #  geom_vline(aes(xintercept = 0.33), color = "red", alpha =0.5)+
  labs(x="% fisheries with bycatch mitigation", y="lambda")+
    geom_vline(aes(xintercept = 0.33), color = "#a50f15", alpha =0.5)+
  facet_wrap(~mitigation_efficacy, nrow = 1)+
  themeo+
  guides(colour = guide_legend(nrow = 1))+
  coord_cartesian(expand=FALSE)+
  scale_color_manual(values=c("#c7e9b4", "#7fcdbb", "#41b6c4", "#1d91c0", "#225ea8", "#253494"))+
  scale_fill_manual(values=c("#c7e9b4", "#7fcdbb", "#41b6c4", "#1d91c0", "#225ea8", "#253494"))

 # ggsave(fig2_widowingd, path ="/Users/sarahbecker/Dropbox/CU_ENVS/Classes/Spring2022/ENVS_5100_QuantConsBiol/project/w_albatross_demo_wd", 
 #              file="fig2_widowingd.png",width = 14, height = 3.5, units = "in")
## ---- chunk 20
fig1_widowing <- ggplot(full_dat_w)+
  #geom_line(aes(x=bycatch_reduction, y=lambda, group = mitsim), color = "grey", alpha =0.25)+
  #  geom_line(aes(x=bycatch_reduction, y=quantile5, group = mitsim, color = factor(mitigation_efficacy)), alpha =0.25)+
  # geom_line(aes(x=bycatch_reduction, y=quantile95, group = mitsim, color = factor(mitigation_efficacy)), alpha =0.25)+
   geom_ribbon(aes(x=bycatch_reduction, ymin=quantile5, ymax=quantile95, color = factor(mitigation_efficacy),fill  = factor(mitigation_efficacy)), alpha =0.25)+
  geom_line(data = bycatch_reductions, aes(x=reduction, y=as.numeric(lambda)))+
  geom_hline(aes(yintercept = 1), color = "#525252")+ 
  labs(x="% fisheries with bycatch mitigation", y="lambda", color = "mitigation efficacy", fill = "mitigation efficacy")+
  themeo+
  guides(colour = guide_legend(nrow = 1))+
  coord_cartesian(expand=FALSE)+
  scale_color_manual(values=c("#c7e9b4", "#7fcdbb", "#41b6c4", "#1d91c0", "#225ea8", "#253494"))+
  scale_fill_manual(values=c("#c7e9b4", "#7fcdbb", "#41b6c4", "#1d91c0", "#225ea8", "#253494"))

# 
#  ggsave(fig1_widowing, path ="/Users/sarahbecker/Dropbox/CU_ENVS/Classes/Spring2022/ENVS_5100_QuantConsBiol/project/w_albatross_demo_wd", 
#               file="fig1_widowing.png")

## ---- chunk 21
fig1_widowing_illegal <- ggplot(full_dat_w)+
  #geom_line(aes(x=bycatch_reduction, y=lambda, group = mitsim), color = "grey", alpha =0.25)+
  #  geom_line(aes(x=bycatch_reduction, y=quantile5, group = mitsim, color = factor(mitigation_efficacy)), alpha =0.25)+
  # geom_line(aes(x=bycatch_reduction, y=quantile95, group = mitsim, color = factor(mitigation_efficacy)), alpha =0.25)+
   geom_ribbon(aes(x=bycatch_reduction, ymin=quantile5, ymax=quantile95, color = factor(mitigation_efficacy),fill  = factor(mitigation_efficacy)), alpha =0.25)+
  geom_line(data = bycatch_reductions, aes(x=reduction, y=as.numeric(lambda)))+
  geom_hline(aes(yintercept = 1), color = "#525252")+ 
  geom_vline(aes(xintercept = 0.34), color = "#a50f15", alpha =0.5)+
    geom_vline(aes(xintercept = 0.28), color = "#a50f15", alpha =0.25)+
    geom_vline(aes(xintercept = 0.40), color = "#a50f15", alpha =0.25)+
   # geom_vline(aes(xintercept = 0.66), color = "#a50f15", alpha =0.5)+
   #  geom_vline(aes(xintercept = 0.6), color = "#a50f15", alpha =0.25)+
   #  geom_vline(aes(xintercept = 0.72), color = "#a50f15", alpha =0.25)+
  labs(x="% fisheries with bycatch mitigation", y="lambda", color = "mitigation efficacy", fill = "mitigation efficacy")+
  themeo+
  guides(colour = guide_legend(nrow = 1))+
  coord_cartesian(expand=FALSE)+
  scale_color_manual(values=c("#c7e9b4", "#7fcdbb", "#41b6c4", "#1d91c0", "#225ea8", "#253494"))+
  scale_fill_manual(values=c("#c7e9b4", "#7fcdbb", "#41b6c4", "#1d91c0", "#225ea8", "#253494"))

# ggsave(fig1_widowing_illegal, path ="/Users/sarahbecker/Dropbox/CU_ENVS/Classes/Spring2022/ENVS_5100_QuantConsBiol/project/w_albatross_demo_wd", 
#               file="fig1_widowing_illegal.png")
## ---- chunk 22
fig1_widowing_legal <- ggplot(full_dat_w)+
  #geom_line(aes(x=bycatch_reduction, y=lambda, group = mitsim), color = "grey", alpha =0.25)+
  #  geom_line(aes(x=bycatch_reduction, y=quantile5, group = mitsim, color = factor(mitigation_efficacy)), alpha =0.25)+
  # geom_line(aes(x=bycatch_reduction, y=quantile95, group = mitsim, color = factor(mitigation_efficacy)), alpha =0.25)+
   geom_ribbon(aes(x=bycatch_reduction, ymin=quantile5, ymax=quantile95, color = factor(mitigation_efficacy),fill  = factor(mitigation_efficacy)), alpha =0.25)+
  geom_line(data = bycatch_reductions, aes(x=reduction, y=as.numeric(lambda)))+
  geom_hline(aes(yintercept = 1), color = "#525252")+ 
  # geom_vline(aes(xintercept = 0.34), color = "#a50f15", alpha =0.5)+
  #   geom_vline(aes(xintercept = 0.28), color = "#a50f15", alpha =0.25)+
  #   geom_vline(aes(xintercept = 0.40), color = "#a50f15", alpha =0.25)+
   geom_vline(aes(xintercept = 0.66), color = "#a50f15", alpha =0.5)+
    geom_vline(aes(xintercept = 0.6), color = "#a50f15", alpha =0.25)+
    geom_vline(aes(xintercept = 0.72), color = "#a50f15", alpha =0.25)+
  labs(x="% fisheries with bycatch mitigation", y="lambda", color = "mitigation efficacy", fill = "mitigation efficacy")+
  themeo+
  guides(colour = guide_legend(nrow = 1))+
  coord_cartesian(expand=FALSE)+
  scale_color_manual(values=c("#c7e9b4", "#7fcdbb", "#41b6c4", "#1d91c0", "#225ea8", "#253494"))+
  scale_fill_manual(values=c("#c7e9b4", "#7fcdbb", "#41b6c4", "#1d91c0", "#225ea8", "#253494"))


# ggsave(fig1_widowing_legal, path ="/Users/sarahbecker/Dropbox/CU_ENVS/Classes/Spring2022/ENVS_5100_QuantConsBiol/project/w_albatross_demo_wd", 
#               file="fig1_widowing_legal.png")
## ---- chunk 23
ggplot(fulldat)+
  #geom_line(aes(x=bycatch_reduction, y=lambda, group = mitsim), color = "grey", alpha =0.25)+
   geom_line(aes(x=bycatch_reduction, y=lambda, group = mitsim, color = factor(mitigation_efficacy)), alpha =0.5)+
  geom_line(data = bycatch_reductions, aes(x=reduction, y=as.numeric(lambda)))+
  geom_hline(aes(yintercept = 1), color = "darkgrey", alpha =0.5)+ 
  # geom_vline(aes(xintercept = 0.66), color = "red", alpha =0.5)+
  #  geom_vline(aes(xintercept = 0.33), color = "red", alpha =0.5)+
  labs(x="% fisheries with bycatch mitigation", y="lambda")+
  themeo
